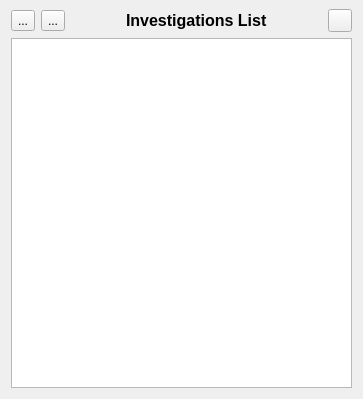
<?xml version="1.0" encoding="UTF-8"?>
<ui version="4.0">
 <class>invesList</class>
 <widget class="QDialog" name="invesList">
  <property name="geometry">
   <rect>
    <x>0</x>
    <y>0</y>
    <width>363</width>
    <height>399</height>
   </rect>
  </property>
  <property name="windowTitle">
   <string>Investigations List</string>
  </property>
  <layout class="QVBoxLayout" name="verticalLayout">
   <property name="spacing">
    <number>6</number>
   </property>
   <property name="topMargin">
    <number>9</number>
   </property>
   <item>
    <layout class="QHBoxLayout" name="horizontalLayout">
     <item>
      <widget class="QToolButton" name="ButtonNew">
       <property name="text">
        <string>...</string>
       </property>
       <property name="icon">
        <iconset resource="resources.qrc">
         <normaloff>:/Graphics/add</normaloff>:/Graphics/add</iconset>
       </property>
      </widget>
     </item>
     <item>
      <widget class="QToolButton" name="ButtonDel">
       <property name="text">
        <string>...</string>
       </property>
       <property name="icon">
        <iconset resource="resources.qrc">
         <normaloff>:/Graphics/minus</normaloff>:/Graphics/minus</iconset>
       </property>
      </widget>
     </item>
     <item>
      <spacer name="horizontalSpacer_2">
       <property name="orientation">
        <enum>Qt::Horizontal</enum>
       </property>
       <property name="sizeHint" stdset="0">
        <size>
         <width>40</width>
         <height>20</height>
        </size>
       </property>
      </spacer>
     </item>
     <item>
      <widget class="QLabel" name="label">
       <property name="text">
        <string>&lt;html&gt;&lt;head/&gt;&lt;body&gt;&lt;p&gt;&lt;span style=&quot; font-size:12pt; font-weight:600;&quot;&gt;Investigations List&lt;/span&gt;&lt;/p&gt;&lt;/body&gt;&lt;/html&gt;</string>
       </property>
      </widget>
     </item>
     <item>
      <spacer name="horizontalSpacer">
       <property name="orientation">
        <enum>Qt::Horizontal</enum>
       </property>
       <property name="sizeHint" stdset="0">
        <size>
         <width>40</width>
         <height>20</height>
        </size>
       </property>
      </spacer>
     </item>
     <item>
      <widget class="QToolButton" name="closeButton">
       <property name="text">
        <string/>
       </property>
      </widget>
     </item>
    </layout>
   </item>
   <item>
    <widget class="QTableView" name="tableView">
     <property name="editTriggers">
      <set>QAbstractItemView::NoEditTriggers</set>
     </property>
     <property name="alternatingRowColors">
      <bool>true</bool>
     </property>
     <property name="selectionBehavior">
      <enum>QAbstractItemView::SelectRows</enum>
     </property>
     <property name="gridStyle">
      <enum>Qt::NoPen</enum>
     </property>
     <property name="sortingEnabled">
      <bool>true</bool>
     </property>
     <property name="cornerButtonEnabled">
      <bool>false</bool>
     </property>
     <attribute name="horizontalHeaderVisible">
      <bool>false</bool>
     </attribute>
     <attribute name="horizontalHeaderHighlightSections">
      <bool>true</bool>
     </attribute>
     <attribute name="horizontalHeaderStretchLastSection">
      <bool>true</bool>
     </attribute>
     <attribute name="verticalHeaderVisible">
      <bool>false</bool>
     </attribute>
     <attribute name="verticalHeaderDefaultSectionSize">
      <number>20</number>
     </attribute>
     <attribute name="verticalHeaderHighlightSections">
      <bool>true</bool>
     </attribute>
     <attribute name="verticalHeaderStretchLastSection">
      <bool>false</bool>
     </attribute>
    </widget>
   </item>
  </layout>
 </widget>
 <resources>
  <include location="resources.qrc"/>
 </resources>
 <connections/>
</ui>
